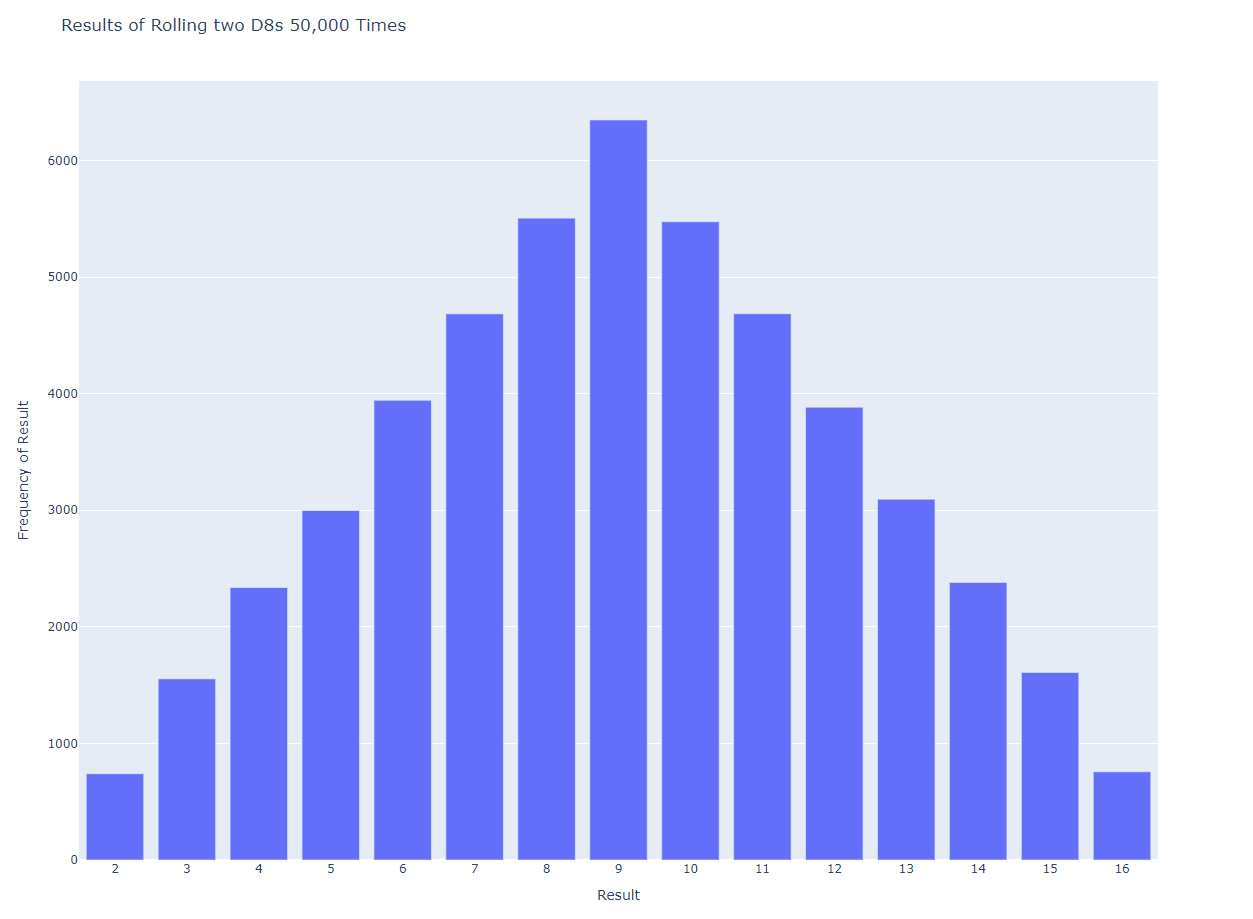

Write the Python code that produced this figure.
import plotly.express as px

from die import Die


die_1 = Die(8)
die_2 = Die(8)

results = []
for roll_num in range(50_000):
    result = die_1.roll() + die_2.roll()
    results.append(result)

frequencies = []
max_result = die_1.num_sides + die_2.num_sides
poss_results = range(2, max_result+1)
for value in poss_results:
    frequency = results.count(value)
    frequencies.append(frequency)

title = "Results of Rolling two D8s 50,000 Times"
labels = {'x': 'Result', 'y': 'Frequency of Result'}
fig = px.bar(x=poss_results, y=frequencies, title=title, labels=labels)

fig.update_layout(xaxis_dtick=1)

fig.show()
